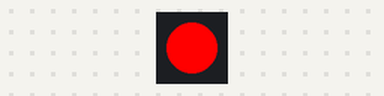
Simulated run of this sketch. Board: Arduino Uno, built with avr-gcc and run on an emulated ATmega328P. Shown: 1 RGB LEDs in strip order, left to right.

Above: at 1.0 s.
At 5.0 s:
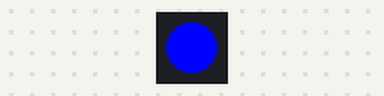
At 9.0 s:
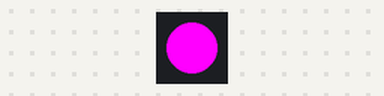
At 19.0 s:
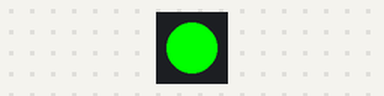
Timing chart, 0 to 20.8 s (numbered marks = the images above):
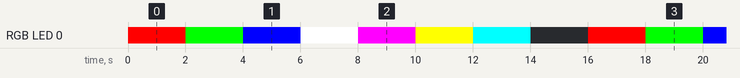

The sketch:

CandleWorkshop1.ino
```cpp
#include <Adafruit_NeoPixel.h>
#define PIN 0 // where your NeoPixel is attached to the board

// set the number of pixels in the series
// NEO_GRB for most NeoPixels, but NEO_RGB for the through-hole models
Adafruit_NeoPixel strip = Adafruit_NeoPixel(1, PIN, NEO_GRB + NEO_KHZ800);

void setup() {
  strip.begin();
  strip.show();
}

void loop() {
  strip.setPixelColor(0, 255, 0, 0);
  strip.show();
  delay(2000);
  strip.setPixelColor(0, 0, 255, 0);
  strip.show();
  delay(2000);
  strip.setPixelColor(0, 0, 0, 255);
  strip.show();
  delay(2000);
  strip.setPixelColor(0, 255, 255, 255);
  strip.show();
  delay(2000);

  strip.setPixelColor(0, 255, 0, 255);
  strip.show();
  delay(2000);
  strip.setPixelColor(0, 255, 255, 0);
  strip.show();
  delay(2000);
  strip.setPixelColor(0, 0, 255, 255);
  strip.show();
  delay(2000);

  strip.setPixelColor(0, 0, 0, 0);
  strip.show();
  delay(2000);
}
```

Measured:
- by itself, RGB LED 0: repeats every 16.0 s: RGB(0, 255, 0) 2.0 s, RGB(0, 0, 255) 2.0 s, RGB(255, 255, 255) 2.0 s, RGB(255, 0, 255) 2.0 s, RGB(255, 255, 0) 2.0 s, RGB(0, 255, 255) 2.0 s, off 2.0 s, RGB(255, 0, 0) 2.0 s
- by itself, everything shown: repeats every 16.0 s, in 8 steps
